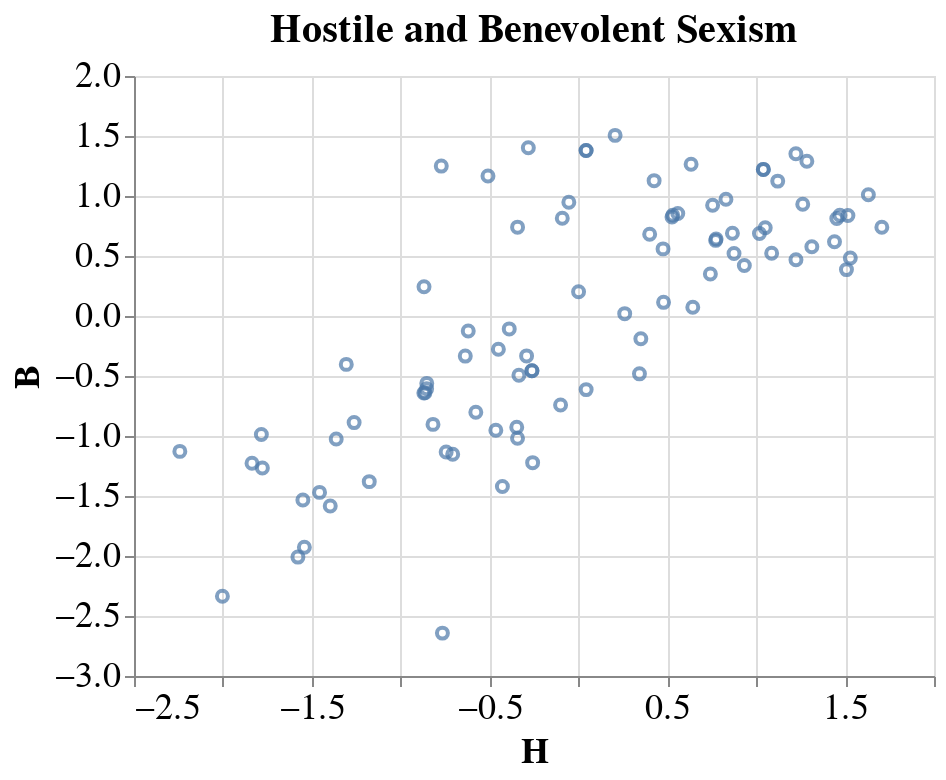

Notebook cell for this chart:
### Markdown cell above
## Visualize results

### Code cell
value='mean_score'
softmax_asi=['index', 'frequency']

# q_path = result_path / f'asi_big5_mnli_all_models_v1.csv'
results = []
for softmax_filter in [softmax_asi]:
    results.append(load_results(q_path,softmax=softmax_filter,positiveonly=positiveonly, value=value))
    
data_df = pd.concat(results, axis=1)

filterd_df = pd.DataFrame()
for factor in asi_factors:
    feature_subset = get_factor_sub_features(factor, data_df)
    filterd_df[factor] = data_df[feature_subset].mean(axis=1)

soc_feature_subset = get_factor_sub_features(asi_factors, data_df)
filterd_df['ASI'] = data_df[soc_feature_subset].mean(axis=1)

# big5_feature_subset = get_factor_sub_features(big5_factors, data_df)
# filterd_df['BIG5'] = data_df[big5_feature_subset].mean(axis=1)

# scaler_H = StandardScaler()
# scaler_B = StandardScaler()
scaler_ASI = StandardScaler()

# filterd_df['H'] = scaler_H.fit_transform(filterd_df[['H']])
# filterd_df['B'] = scaler_B.fit_transform(filterd_df[['B']])
# scaler_ASI.fit(filterd_df[['ASI']])
cols = filterd_df.columns
filterd_df[cols] = scaler_ASI.fit_transform(filterd_df)
filterd_df = filterd_df.reset_index()

chart = alt.Chart(filterd_df).mark_point().encode(
    x='H',
    y='B',
    tooltip='model',
).properties(
    title='Hostile and Benevolent Sexism'
).configure_axis(
    labelFontSize=18,
    titleFontSize=18
).configure_legend(
    labelFontSize=18,
    titleFontSize=18
).configure_title(
    fontSize=20,
).interactive(bind_y=False)
chart

### Figure 1 — Vega-Lite specification as saved in the notebook (floating-point values rounded to 4 significant figures)
{"config": {"view": {"continuousWidth": 400, "continuousHeight": 300}, "axis": {"labelFontSize": 18, "titleFontSize": 18}, "legend": {"labelFontSize": 18, "titleFontSize": 18}, "title": {"fontSize": 20}}, "data": {"name": "data-f0b100da4335c77bd2cf26562d53ddad"}, "mark": "point", "encoding": {"tooltip": {"field": "model", "type": "nominal"}, "x": {"field": "H", "type": "quantitative"}, "y": {"field": "B", "type": "quantitative"}}, "selection": {"selector012": {"type": "interval", "bind": "scales", "encodings": ["x"]}}, "title": "Hostile and Benevolent Sexism", "$schema": "https://vega.github.io/schema/vega-lite/v4.17.0.json", "datasets": {"data-f0b100da4335c77bd2cf26562d53ddad": [{"model": "Narsil/deberta-large-mnli-zero-cls", "H": 0.04304, "BI": 0.571, "BP": 1.379, "BG": 1.379, "B": 1.379, "ASI": 0.571}, {"model": "cross-encoder/nli-MiniLM2-L6-H768", "H": -0.854, "BI": -0.8096, "BP": -0.6066, "BG": -0.6066, "B": -0.6066, "ASI": -0.8096}, {"model": "cross-encoder/nli-deberta-base", "H": -0.3892, "BI": -0.3025, "BP": -0.1075, "BG": -0.1075, "B": -0.1075, "ASI": -0.3025}, {"model": "cross-encoder/nli-distilroberta-base", "H": -2.003, "BI": -2.258, "BP": -2.336, "BG": -2.336, "B": -2.336, "ASI": -2.258}, {"model": "cross-encoder/nli-roberta-base", "H": -0.8634, "BI": -0.8291, "BP": -0.6402, "BG": -0.6402, "B": -0.6402, "ASI": -0.8291}, {"model": "digitalepidemiologylab/covid-twitter-bert-v2-mnli", "H": -0.8687, "BI": -0.485, "BP": 0.2442, "BG": 0.2442, "B": 0.2442, "ASI": -0.485}, {"model": "joeddav/bart-large-mnli-yahoo-answers", "H": 0.6432, "BI": 0.459, "BP": 0.07338, "BG": 0.07338, "B": 0.07338, "ASI": 0.459}, {"model": "microsoft/deberta-base-mnli", "H": -0.6365, "BI": -0.5571, "BP": -0.3342, "BG": -0.3342, "B": -0.3342, "ASI": -0.5571}, {"model": "microsoft/deberta-large-mnli", "H": 0.04304, "BI": 0.571, "BP": 1.379, "BG": 1.379, "B": 1.379, "ASI": 0.571}, {"model": "mnli_models/ArnavL_twteval-pretrained_bgu_mnli", "H": -0.7073, "BI": -0.9261, "BP": -1.153, "BG": -1.153, "B": -1.153, "ASI": -0.9261}, {"model": "mnli_models/Geotrend_distilbert-base-en-fr-cased_bgu_mnli", "H": 1.285, "BI": 1.366, "BP": 1.29, "BG": 1.29, "B": 1.29, "ASI": 1.366}, {"model": "mnli_models/GroNLP_bert-base-dutch-cased_bgu_mnli", "H": 1.529, "BI": 1.212, "BP": 0.4827, "BG": 0.4827, "B": 0.4827, "ASI": 1.212}, {"model": "mnli_models/ICLbioengNLP_CXR_BioClinicalBERT_chunkedv1_bgu_mnli", "H": -1.778, "BI": -1.687, "BP": -1.267, "BG": -1.267, "B": -1.267, "ASI": -1.687}, {"model": "mnli_models/PlanTL-GOB-ES_roberta-base-bne_bgu_mnli", "H": -0.2818, "BI": 0.3626, "BP": 1.402, "BG": 1.402, "B": 1.402, "ASI": 0.3626}, {"model": "mnli_models/airesearch_wangchanberta-base-att-spm-uncased_bgu_mnli", "H": 0.6337, "BI": 0.921, "BP": 1.265, "BG": 1.265, "B": 1.265, "ASI": 0.921}, {"model": "mnli_models/albert-base-v1_bgu_mnli", "H": 0.7719, "BI": 0.764, "BP": 0.6301, "BG": 0.6301, "B": 0.6301, "ASI": 0.764}, {"model": "mnli_models/aubmindlab_bert-base-arabertv02_bgu_mnli", "H": 1.508, "BI": 1.16, "BP": 0.3866, "BG": 0.3866, "B": 0.3866, "ASI": 1.16}, {"model": "mnli_models/bert-base-cased_bgu_mnli", "H": -1.177, "BI": -1.33, "BP": -1.38, "BG": -1.38, "B": -1.38, "ASI": -1.33}, {"model": "mnli_models/bert-base-chinese_bgu_mnli", "H": 0.2062, "BI": 0.7297, "BP": 1.505, "BG": 1.505, "B": 1.505, "ASI": 0.7297}, {"model": "mnli_models/bert-base-german-cased_bgu_mnli", "H": 1.471, "BI": 1.313, "BP": 0.839, "BG": 0.839, "B": 0.839, "ASI": 1.313}, {"model": "mnli_models/bert-base-german-dbmdz-uncased_bgu_mnli", "H": 1.04, "BI": 1.176, "BP": 1.222, "BG": 1.222, "B": 1.222, "ASI": 1.176}, {"model": "mnli_models/bert-base-multilingual-cased_bgu_mnli", "H": 0.5304, "BI": 0.685, "BP": 0.8402, "BG": 0.8402, "B": 0.8402, "ASI": 0.685}, {"model": "mnli_models/bert-base-multilingual-uncased_bgu_mnli", "H": 0.5263, "BI": 0.676, "BP": 0.8244, "BG": 0.8244, "B": 0.8244, "ASI": 0.676}, {"model": "mnli_models/bert-base-uncased_bgu_mnli", "H": -0.8182, "BI": -0.9022, "BP": -0.9032, "BG": -0.9032, "B": -0.9032, "ASI": -0.9022}, {"model": "mnli_models/bert-large-cased_bgu_mnli", "H": -0.347, "BI": -0.5963, "BP": -0.9266, "BG": -0.9266, "B": -0.9266, "ASI": -0.5963}, {"model": "mnli_models/bert-large-uncased-whole-word-masking_bgu_mnli", "H": 0.04336, "BI": -0.2122, "BP": -0.6135, "BG": -0.6135, "B": -0.6135, "ASI": -0.2122}, {"model": "mnli_models/camembert-base_bgu_mnli", "H": 0.2602, "BI": 0.1817, "BP": 0.01955, "BG": 0.01955, "B": 0.01955, "ASI": 0.1817}, {"model": "mnli_models/cardiffnlp_twitter-xlm-roberta-base_bgu_mnli", "H": -0.1006, "BI": -0.3587, "BP": -0.7414, "BG": -0.7414, "B": -0.7414, "ASI": -0.3587}, {"model": "mnli_models/cl-tohoku_bert-base-japanese-whole-word-masking_bgu_mnli", "H": 0.7547, "BI": 0.8675, "BP": 0.9229, "BG": 0.9229, "B": 0.9229, "ASI": 0.8675}, {"model": "mnli_models/cl-tohoku_bert-base-japanese_bgu_mnli", "H": 1.224, "BI": 1.003, "BP": 0.4692, "BG": 0.4692, "B": 0.4692, "ASI": 1.003}, {"model": "mnli_models/cmarkea_distilcamembert-base_bgu_mnli", "H": 1.262, "BI": 1.21, "BP": 0.9316, "BG": 0.9316, "B": 0.9316, "ASI": 1.21}, {"model": "mnli_models/dbmdz_bert-base-german-uncased_bgu_mnli", "H": 1.04, "BI": 1.176, "BP": 1.222, "BG": 1.222, "B": 1.222, "ASI": 1.176}, {"model": "mnli_models/dbmdz_bert-base-italian-uncased_bgu_mnli", "H": 0.4256, "BI": 0.728, "BP": 1.128, "BG": 1.128, "B": 1.128, "ASI": 0.728}, {"model": "mnli_models/dccuchile_bert-base-spanish-wwm-cased_bgu_mnli", "H": 0.4759, "BI": 0.5381, "BP": 0.5592, "BG": 0.5592, "B": 0.5592, "ASI": 0.5381}, {"model": "mnli_models/dccuchile_bert-base-spanish-wwm-uncased_bgu_mnli", "H": -0.05401, "BI": 0.3364, "BP": 0.9477, "BG": 0.9477, "B": 0.9477, "ASI": 0.3364}, {"model": "mnli_models/deepset_gbert-base_bgu_mnli", "H": 1.018, "BI": 0.9513, "BP": 0.6877, "BG": 0.6877, "B": 0.6877, "ASI": 0.9513}, {"model": "mnli_models/distilbert-base-german-cased_bgu_mnli", "H": 1.453, "BI": 1.291, "BP": 0.8126, "BG": 0.8126, "B": 0.8126, "ASI": 1.291}, {"model": "mnli_models/distilbert-base-multilingual-cased_bgu_mnli", "H": 0.5587, "BI": 0.7095, "BP": 0.8544, "BG": 0.8544, "B": 0.8544, "ASI": 0.7095}, {"model": "mnli_models/distilbert-base-uncased_bgu_mnli", "H": -0.7441, "BI": -0.9434, "BP": -1.134, "BG": -1.134, "B": -1.134, "ASI": -0.9434}, {"model": "mnli_models/distilroberta-base_bgu_mnli", "H": -1.55, "BI": -1.639, "BP": -1.533, "BG": -1.533, "B": -1.533, "ASI": -1.639}, {"model": "mnli_models/dmis-lab_biobert-base-cased-v1.2_bgu_mnli", "H": -0.8531, "BI": -0.7912, "BP": -0.5614, "BG": -0.5614, "B": -0.5614, "ASI": -0.7912}, {"model": "mnli_models/dorltcheng_CXR_BioClinicalBERT_v1_bgu_mnli", "H": -1.363, "BI": -1.314, "BP": -1.026, "BG": -1.026, "B": -1.026, "ASI": -1.314}, {"model": "mnli_models/emilyalsentzer_Bio_ClinicalBERT_bgu_mnli", "H": -2.242, "BI": -1.943, "BP": -1.128, "BG": -1.128, "B": -1.128, "ASI": -1.943}, {"model": "mnli_models/hfl_chinese-bert-wwm-ext_bgu_mnli", "H": 0.7421, "BI": 0.6341, "BP": 0.3507, "BG": 0.3507, "B": 0.3507, "ASI": 0.6341}, {"model": "mnli_models/hfl_chinese-macbert-base_bgu_mnli", "H": 0.8751, "BI": 0.7899, "BP": 0.5205, "BG": 0.5205, "B": 0.5205, "ASI": 0.7899}, {"model": "mnli_models/hfl_chinese-roberta-wwm-ext_bgu_mnli", "H": 1.087, "BI": 0.9322, "BP": 0.5224, "BG": 0.5224, "B": 0.5224, "ASI": 0.9322}, {"model": "mnli_models/huggingface_CodeBERTa-small-v1_bgu_mnli", "H": 1.516, "BI": 1.343, "BP": 0.8375, "BG": 0.8375, "B": 0.8375, "ASI": 1.343}, {"model": "mnli_models/indolem_indobert-base-uncased_bgu_mnli", "H": 0.3432, "BI": 0.04004, "BP": -0.482, "BG": -0.482, "B": -0.482, "ASI": 0.04004}, {"model": "mnli_models/klue_bert-base_bgu_mnli", "H": 1.223, "BI": 1.35, "BP": 1.352, "BG": 1.352, "B": 1.352, "ASI": 1.35}, {"model": "mnli_models/kykim_bert-kor-base_bgu_mnli", "H": 1.44, "BI": 1.206, "BP": 0.6186, "BG": 0.6186, "B": 0.6186, "ASI": 1.206}, {"model": "mnli_models/medicalai_ClinicalBERT_bgu_mnli", "H": 1.121, "BI": 1.192, "BP": 1.124, "BG": 1.124, "B": 1.124, "ASI": 1.192}, {"model": "mnli_models/microsoft_BiomedNLP-PubMedBERT-base-uncased-abstract-fulltext_bgu_mnli", "H": -0.5773, "BI": -0.7012, "BP": -0.8017, "BG": -0.8017, "B": -0.8017, "ASI": -0.7012}, {"model": "mnli_models/microsoft_BiomedNLP-PubMedBERT-base-uncased-abstract_bgu_mnli", "H": -0.4647, "BI": -0.6848, "BP": -0.9514, "BG": -0.9514, "B": -0.9514, "ASI": -0.6848}, {"model": "mnli_models/microsoft_BiomedVLP-CXR-BERT-general_bgu_mnli", "H": 0.4006, "BI": 0.5355, "BP": 0.6807, "BG": 0.6807, "B": 0.6807, "ASI": 0.5355}, {"model": "mnli_models/microsoft_codebert-base-mlm_bgu_mnli", "H": -1.542, "BI": -1.789, "BP": -1.928, "BG": -1.928, "B": -1.928, "ASI": -1.789}, {"model": "mnli_models/microsoft_deberta-base_bgu_mnli", "H": 0.351, "BI": 0.1603, "BP": -0.1894, "BG": -0.1894, "B": -0.1894, "ASI": 0.1603}, {"model": "mnli_models/microsoft_deberta-v3-base_bgu_mnli", "H": 0.8297, "BI": 0.9371, "BP": 0.9722, "BG": 0.9722, "B": 0.9722, "ASI": 0.9371}, {"model": "mnli_models/microsoft_graphcodebert-base_bgu_mnli", "H": -0.3349, "BI": -0.4183, "BP": -0.4943, "BG": -0.4943, "B": -0.4943, "ASI": -0.4183}, {"model": "mnli_models/microsoft_infoxlm-base_bgu_mnli", "H": -1.784, "BI": -1.581, "BP": -0.9879, "BG": -0.9879, "B": -0.9879, "ASI": -1.581}, {"model": "mnli_models/microsoft_mpnet-base_bgu_mnli", "H": -0.2577, "BI": -0.6528, "BP": -1.222, "BG": -1.222, "B": -1.222, "ASI": -0.6528}, {"model": "mnli_models/monologg_biobert_v1.1_pubmed_bgu_mnli", "H": -1.836, "BI": -1.711, "BP": -1.228, "BG": -1.228, "B": -1.228, "ASI": -1.711}, {"model": "mnli_models/naver_efficient-splade-V-large-doc_bgu_mnli", "H": -0.6199, "BI": -0.4639, "BP": -0.1254, "BG": -0.1254, "B": -0.1254, "ASI": -0.4639}, {"model": "mnli_models/naver_splade-cocondenser-ensembledistil_bgu_mnli", "H": -1.396, "BI": -1.556, "BP": -1.583, "BG": -1.583, "B": -1.583, "ASI": -1.556}, {"model": "mnli_models/neulab_codebert-python_bgu_mnli", "H": -0.3424, "BI": 0.06206, "BP": 0.7404, "BG": 0.7404, "B": 0.7404, "ASI": 0.06206}, {"model": "mnli_models/neuralmind_bert-base-portuguese-cased_bgu_mnli", "H": -0.5089, "BI": 0.1183, "BP": 1.167, "BG": 1.167, "B": 1.167, "ASI": 0.1183}, {"model": "mnli_models/neuralmind_bert-large-portuguese-cased_bgu_mnli", "H": 0.7743, "BI": 0.7703, "BP": 0.6423, "BG": 0.6423, "B": 0.6423, "ASI": 0.7703}, {"model": "mnli_models/nlpaueb_bert-base-greek-uncased-v1_bgu_mnli", "H": 0.4788, "BI": 0.3649, "BP": 0.1138, "BG": 0.1138, "B": 0.1138, "ASI": 0.3649}, {"model": "mnli_models/nlpaueb_legal-bert-small-uncased_bgu_mnli", "H": -0.7716, "BI": -0.02498, "BP": 1.249, "BG": 1.249, "B": 1.249, "ASI": -0.02498}, {"model": "mnli_models/nreimers_mMiniLMv2-L12-H384-distilled-from-XLMR-Large_bgu_mnli", "H": 0.0007167, "BI": 0.07986, "BP": 0.2019, "BG": 0.2019, "B": 0.2019, "ASI": 0.07986}, {"model": "mnli_models/pdelobelle_robbert-v2-dutch-base_bgu_mnli", "H": 1.051, "BI": 0.9918, "BP": 0.7357, "BG": 0.7357, "B": 0.7357, "ASI": 0.9918}, {"model": "mnli_models/quincyqiang_chinese-roberta-wwm-ext_bgu_mnli", "H": 0.8661, "BI": 0.8502, "BP": 0.6893, "BG": 0.6893, "B": 0.6893, "ASI": 0.8502}, {"model": "mnli_models/repro-rights-amicus-briefs_bert-base-uncased-finetuned-RRamicus_bgu_mnli", "H": -1.578, "BI": -1.845, "BP": -2.009, "BG": -2.009, "B": -2.009, "ASI": -1.845}, {"model": "mnli_models/repro-rights-amicus-briefs_legal-bert-base-uncased-finetuned-RRamicus_bgu_mnli", "H": -0.4278, "BI": -0.8444, "BP": -1.42, "BG": -1.42, "B": -1.42, "ASI": -0.8444}, {"model": "mnli_models/rinna_japanese-roberta-base_bgu_mnli", "H": 1.707, "BI": 1.432, "BP": 0.7397, "BG": 0.7397, "B": 0.7397, "ASI": 1.432}, {"model": "mnli_models/roberta-base_bgu_mnli", "H": -0.8695, "BI": -0.8339, "BP": -0.6421, "BG": -0.6421, "B": -0.6421, "ASI": -0.8339}, {"model": "mnli_models/shibing624_macbert4csc-base-chinese_bgu_mnli", "H": 0.9332, "BI": 0.7895, "BP": 0.4208, "BG": 0.4208, "B": 0.4208, "ASI": 0.7895}, {"model": "mnli_models/triet1102_bert-base-cased-GoogleRE-masked-subj-obj_bgu_mnli", "H": -1.456, "BI": -1.552, "BP": -1.47, "BG": -1.47, "B": -1.47, "ASI": -1.552}, {"model": "mnli_models/triet1102_bert-base-cased-GoogleRE_bgu_mnli", "H": -1.262, "BI": -1.193, "BP": -0.8883, "BG": -0.8883, "B": -0.8883, "ASI": -1.193}, {"model": "mnli_models/vinai_bertweet-base_bgu_mnli", "H": -0.3427, "BI": -0.6294, "BP": -1.018, "BG": -1.018, "B": -1.018, "ASI": -0.6294}, {"model": "mnli_models/vinai_phobert-base-v2_bgu_mnli", "H": 1.313, "BI": 1.105, "BP": 0.5774, "BG": 0.5774, "B": 0.5774, "ASI": 1.105}, {"model": "mnli_models/vinai_phobert-base_bgu_mnli", "H": 1.631, "BI": 1.488, "BP": 1.01, "BG": 1.01, "B": 1.01, "ASI": 1.488}, {"model": "mnli_models/xlm-clm-ende-1024_bgu_mnli", "H": -0.09094, "BI": 0.2591, "BP": 0.8139, "BG": 0.8139, "B": 0.8139, "ASI": 0.2591}, {"model": "navteca/bart-large-mnli", "H": -0.2917, "BI": -0.3258, "BP": -0.3325, "BG": -0.3325, "B": -0.3325, "ASI": -0.3258}, {"model": "seduerr/paiintent", "H": -0.2616, "BI": -0.354, "BP": -0.4556, "BG": -0.4556, "B": -0.4556, "ASI": -0.354}, {"model": "typeform/distilbert-base-uncased-mnli", "H": -0.7651, "BI": -1.55, "BP": -2.643, "BG": -2.643, "B": -2.643, "ASI": -1.55}, {"model": "typeform/mobilebert-uncased-mnli", "H": -1.306, "BI": -1.032, "BP": -0.4032, "BG": -0.4032, "B": -0.4032, "ASI": -1.032}, {"model": "typeform/squeezebert-mnli", "H": -0.2616, "BI": -0.354, "BP": -0.4556, "BG": -0.4556, "B": -0.4556, "ASI": -0.354}, {"model": "valhalla/distilbart-mnli-12-6", "H": -0.4503, "BI": -0.41, "BP": -0.2769, "BG": -0.2769, "B": -0.2769, "ASI": -0.41}]}}
